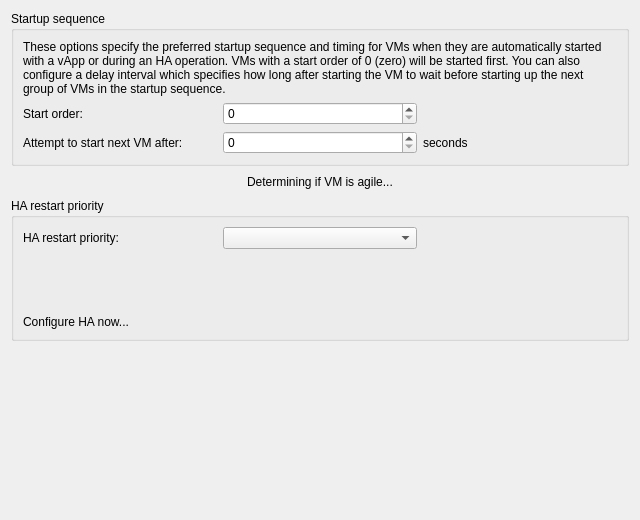
<?xml version="1.0" encoding="UTF-8"?>
<ui version="4.0">
 <class>VMHAEditPage</class>
 <widget class="QWidget" name="VMHAEditPage">
  <property name="geometry">
   <rect>
    <x>0</x>
    <y>0</y>
    <width>640</width>
    <height>520</height>
   </rect>
  </property>
  <layout class="QVBoxLayout" name="verticalLayout">
   <item>
    <widget class="QGroupBox" name="groupBoxStartupOptions">
     <property name="title">
      <string>Startup sequence</string>
     </property>
     <layout class="QGridLayout" name="startupLayout">
      <item row="0" column="0" colspan="3">
       <widget class="QLabel" name="labelStartBlurb">
        <property name="text">
         <string>These options specify the preferred startup sequence and timing for VMs when they are automatically started with a vApp or during an HA operation. VMs with a start order of 0 (zero) will be started first. You can also configure a delay interval which specifies how long after starting the VM to wait before starting up the next group of VMs in the startup sequence.</string>
        </property>
        <property name="wordWrap">
         <bool>true</bool>
        </property>
       </widget>
      </item>
      <item row="1" column="0">
       <widget class="QLabel" name="labelStartOrder">
        <property name="text">
         <string>Start order:</string>
        </property>
       </widget>
      </item>
      <item row="1" column="1">
       <widget class="QSpinBox" name="spinBoxStartOrder">
        <property name="minimum">
         <number>0</number>
        </property>
       </widget>
      </item>
      <item row="2" column="0">
       <widget class="QLabel" name="labelStartDelay">
        <property name="text">
         <string>Attempt to start next VM after:</string>
        </property>
       </widget>
      </item>
      <item row="2" column="1">
       <widget class="QSpinBox" name="spinBoxStartDelay">
        <property name="minimum">
         <number>0</number>
        </property>
       </widget>
      </item>
      <item row="2" column="2">
       <widget class="QLabel" name="labelStartDelayUnits">
        <property name="text">
         <string>seconds</string>
        </property>
       </widget>
      </item>
     </layout>
    </widget>
   </item>
   <item>
    <widget class="QWidget" name="scanningWidget" native="true">
     <property name="visible">
      <bool>false</bool>
     </property>
     <layout class="QHBoxLayout" name="scanningLayout">
      <property name="leftMargin">
       <number>0</number>
      </property>
      <property name="topMargin">
       <number>0</number>
      </property>
      <property name="rightMargin">
       <number>0</number>
      </property>
      <property name="bottomMargin">
       <number>0</number>
      </property>
      <item>
       <spacer name="scanningLeftSpacer">
        <property name="orientation">
         <enum>Qt::Orientation::Horizontal</enum>
        </property>
        <property name="sizeHint" stdset="0">
         <size>
          <width>20</width>
          <height>20</height>
         </size>
        </property>
       </spacer>
      </item>
      <item>
       <widget class="QLabel" name="labelScanning">
        <property name="text">
         <string>Determining if VM is agile...</string>
        </property>
       </widget>
      </item>
      <item>
       <spacer name="scanningRightSpacer">
        <property name="orientation">
         <enum>Qt::Orientation::Horizontal</enum>
        </property>
        <property name="sizeHint" stdset="0">
         <size>
          <width>20</width>
          <height>20</height>
         </size>
        </property>
       </spacer>
      </item>
     </layout>
    </widget>
   </item>
   <item>
    <widget class="QGroupBox" name="groupBoxHA">
     <property name="title">
      <string>HA restart priority</string>
     </property>
     <layout class="QGridLayout" name="haLayout">
      <item row="0" column="0">
       <widget class="QLabel" name="labelProtectionLevel">
        <property name="text">
         <string>HA restart priority:</string>
        </property>
       </widget>
      </item>
      <item row="0" column="1">
       <widget class="QComboBox" name="comboBoxRestartPriority"/>
      </item>
      <item row="0" column="2">
       <widget class="QLabel" name="labelPriorityDescription">
        <property name="text">
         <string/>
        </property>
       </widget>
      </item>
      <item row="1" column="0" colspan="3">
       <widget class="QLabel" name="labelHaStatus">
        <property name="text">
         <string/>
        </property>
        <property name="wordWrap">
         <bool>true</bool>
        </property>
       </widget>
      </item>
      <item row="2" column="0" colspan="3">
       <widget class="QLabel" name="labelNtol">
        <property name="text">
         <string/>
        </property>
        <property name="wordWrap">
         <bool>true</bool>
        </property>
       </widget>
      </item>
      <item row="3" column="0" colspan="3">
       <widget class="QLabel" name="labelNtolMax">
        <property name="text">
         <string/>
        </property>
        <property name="wordWrap">
         <bool>true</bool>
        </property>
       </widget>
      </item>
      <item row="4" column="0" colspan="3">
       <widget class="QLabel" name="linkLabel">
        <property name="text">
         <string>Configure HA now...</string>
        </property>
       </widget>
      </item>
     </layout>
    </widget>
   </item>
   <item>
    <spacer name="verticalSpacer">
     <property name="orientation">
      <enum>Qt::Orientation::Vertical</enum>
     </property>
     <property name="sizeHint" stdset="0">
      <size>
       <width>20</width>
       <height>40</height>
      </size>
     </property>
    </spacer>
   </item>
  </layout>
 </widget>
 <resources/>
 <connections/>
</ui>
